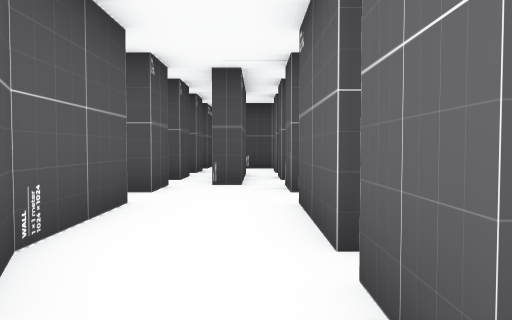
view 1 (above)

21 first-person views from a walk through a 3-D level made in the Unity game engine. The camera is 1.3 m above the floor, tilts 2° down and sees 70° across. The floor is counted in squares, 2 m on a side. Each view is taken from the middle of a square. On the plan, view 1 faces up. The plan holds only what a view shows up to about 11 squares ahead; the rest is blank. The player is left out.

view 2
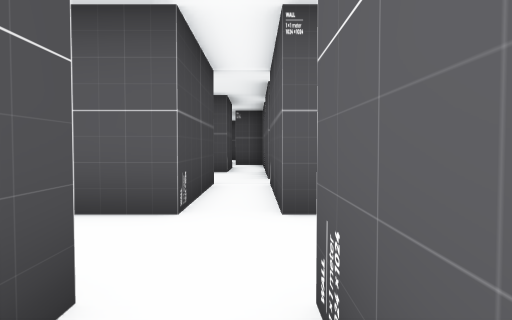

view 3
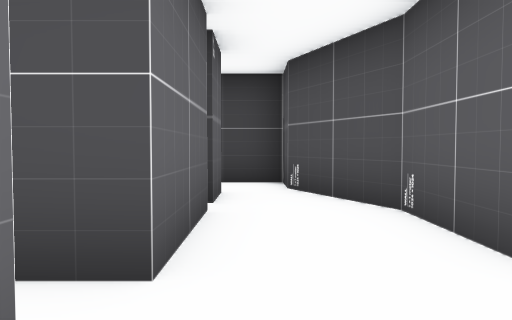

view 4
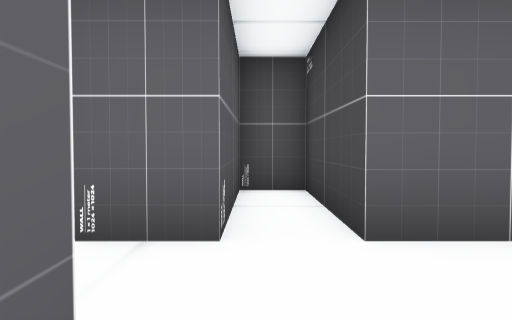

view 5
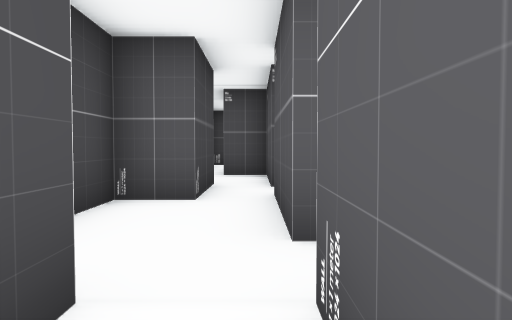

view 6
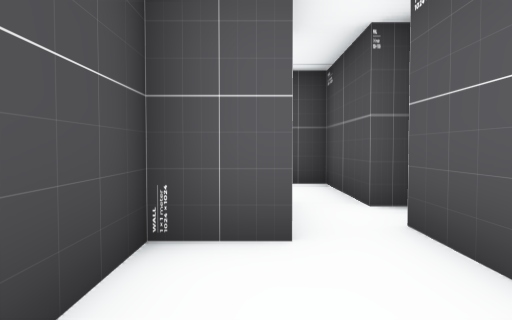

view 7
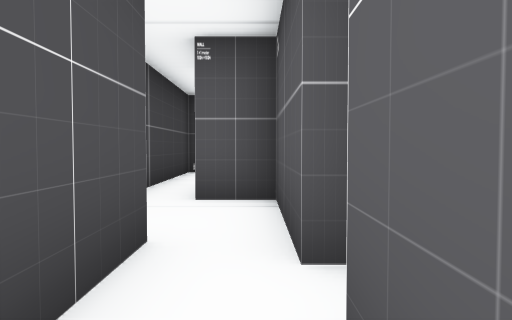

view 8
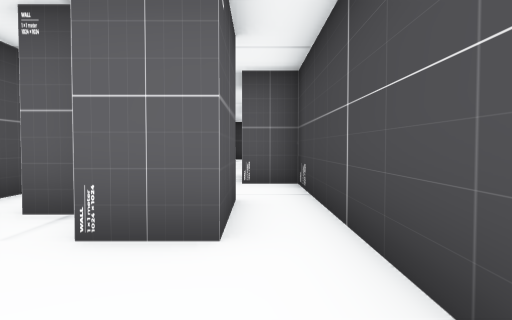

view 9
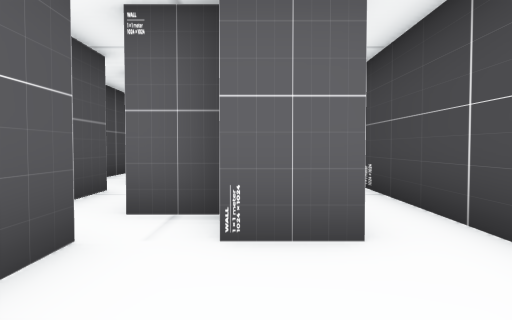

view 10
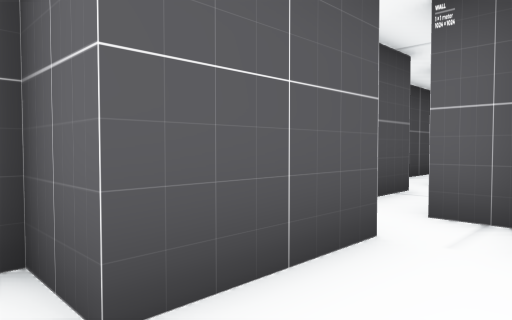

view 11
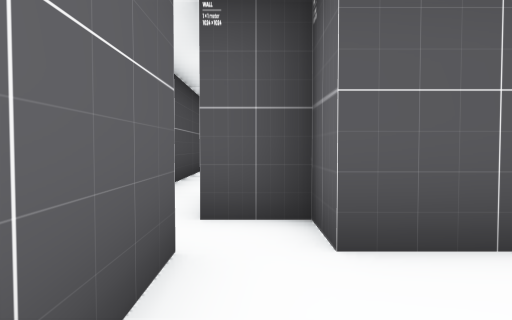

view 12
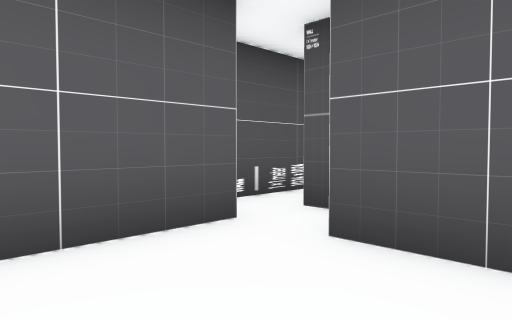

view 13
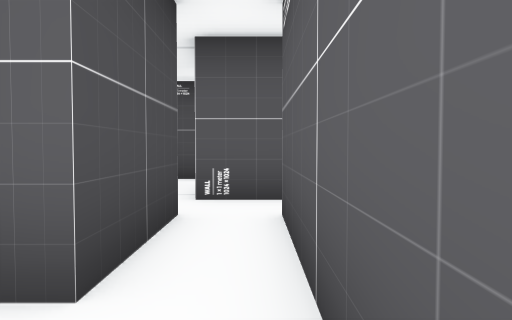

view 14
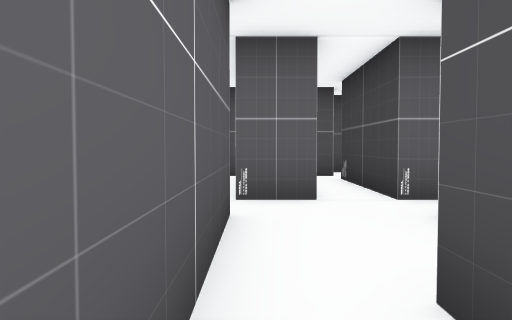

view 15
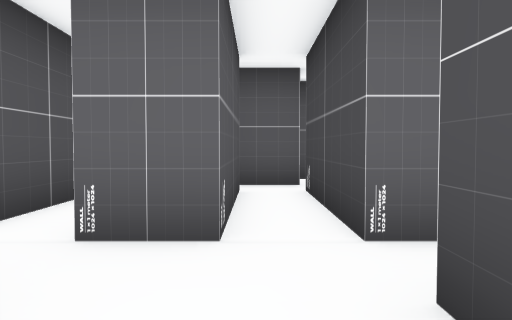

view 16
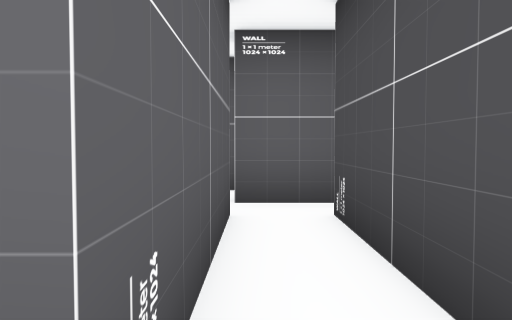

view 17
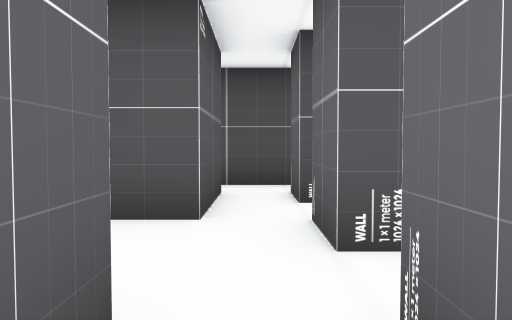

view 18
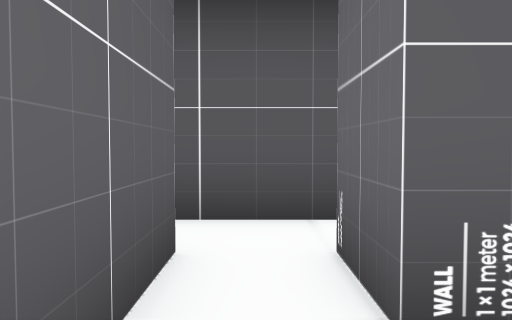

view 19
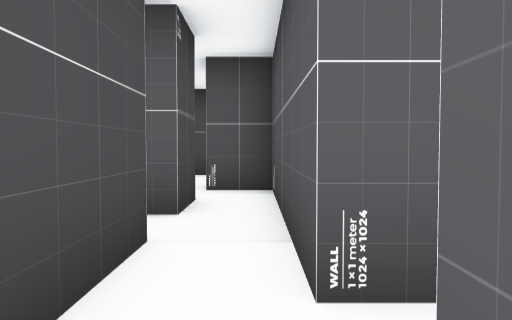

view 20
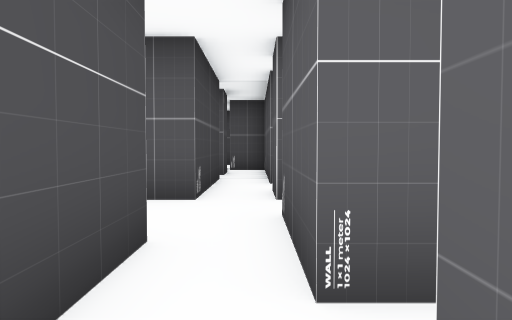

view 21
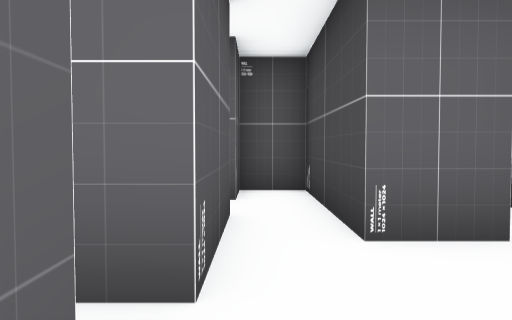

### Floor plan
Ten units are one square. View 1 is at (0, 0); x grows to the right and y downward. Boxes are objects, and circles mark ways between rooms. Rooms are numbered by the first view taken in them; rooms with no view inside come last. Other rooms are left out.
<svg viewBox="-170 -125 210 137">
<path fill="none" stroke="#000" d="M-5 -3 -5 7 8 7M-15 -62 -15 -53 -45 -53M-1 -62 -8 -62M5 -43 35 -43 35 -53 5 -53 5 -62M-45 -43 -15 -43M-55 -53 -80 -53M-90 -58 -90 -53M-95 -43 -75 -43 -75 -32 -60 -32M-146 -62 -155 -62 -155 -72 -165 -72M-135 -42 -135 -52M-165 -62 -165 -32 -135 -32M-60 -62 -55 -62 -55 -53M-55 -82 -95 -82M-95 -73 -75 -73 -75 -69M-45 -56 -45 -62 -15 -62M-105 -99 -105 -72 -115 -72M-15 -72 -45 -72 -45 -82M-8 -62 -8 -74M-40 -82 -15 -82 -15 -72M-15 -92 -45 -92 -45 -103M-8 -74 -8 -92M-55 -103 -55 -82M5 -72 5 -82M-15 -113 -25 -113M15 -113 -5 -113M5 -91 5 -103 35 -103 35 -113 25 -113M-25 -103 -15 -103 -15 -92M-90 -53 -115 -53 -115 -42 -135 -42M-135 -32 -95 -32 -95 -43M-65 -103 -55 -103M-45 -113 -75 -113 -75 -102"/>
<circle cx="-40" cy="-50" r="3" fill="#2a7"/>
<circle cx="-10" cy="-60" r="3" fill="#2a7"/>
<circle cx="-50" cy="-60" r="3" fill="#2a7"/>
<circle cx="-90" cy="-50" r="3" fill="#2a7"/>
<circle cx="-130" cy="-40" r="3" fill="#2a7"/>
<circle cx="-10" cy="-80" r="3" fill="#2a7"/>
<circle cx="-50" cy="-90" r="3" fill="#2a7"/>
<circle cx="-10" cy="-100" r="3" fill="#2a7"/>
<circle cx="-50" cy="-100" r="3" fill="#2a7"/>
<text x="10" y="0">1</text>
<text x="-10" y="-50">2</text>
<text x="-70" y="-50">3</text>
<text x="-150" y="-50">4</text>
<text x="-70" y="-70">5</text>
<text x="-30" y="-90">6</text>
<text x="0" y="-110">7</text>
<text x="-110" y="-40">8</text>
<text x="-70" y="-110">9</text>
</svg>
Room 2 opens to room 3. Room 2 opens to room 5. Room 3 opens to room 5. Room 3 opens to room 8. Room 4 opens to room 8. Room 5 opens to room 6. Room 6 opens to room 7. Room 6 opens to room 9.

Where each view was taken, in squares from view 1:
view 1: 0 up, 0 right, facing up
view 2: 5 up, 2 right, facing left
view 3: 6 up, 0 right, facing down
view 4: 5 up, 2 left, facing right
view 5: 5 up, 3 left, facing left
view 6: 4 up, 5 left, facing left
view 7: 5 up, 7 left, facing left
view 8: 4 up, 16 left, facing right
view 9: 5 up, 16 left, facing right
view 10: 5 up, 16 left, facing up-right
view 11: 4 up, 16 left, facing up
view 12: 4 up, 14 left, facing up-left
view 13: 8 up, 6 left, facing left
view 14: 8 up, 9 left, facing right
view 15: 7 up, 7 left, facing right
view 16: 9 up, 5 left, facing right
view 17: 5 up, 5 left, facing up
view 18: 8 up, 5 left, facing up
view 19: 11 up, 2 left, facing left
view 20: 11 up, 3 right, facing left
view 21: 11 up, 2 left, facing right
